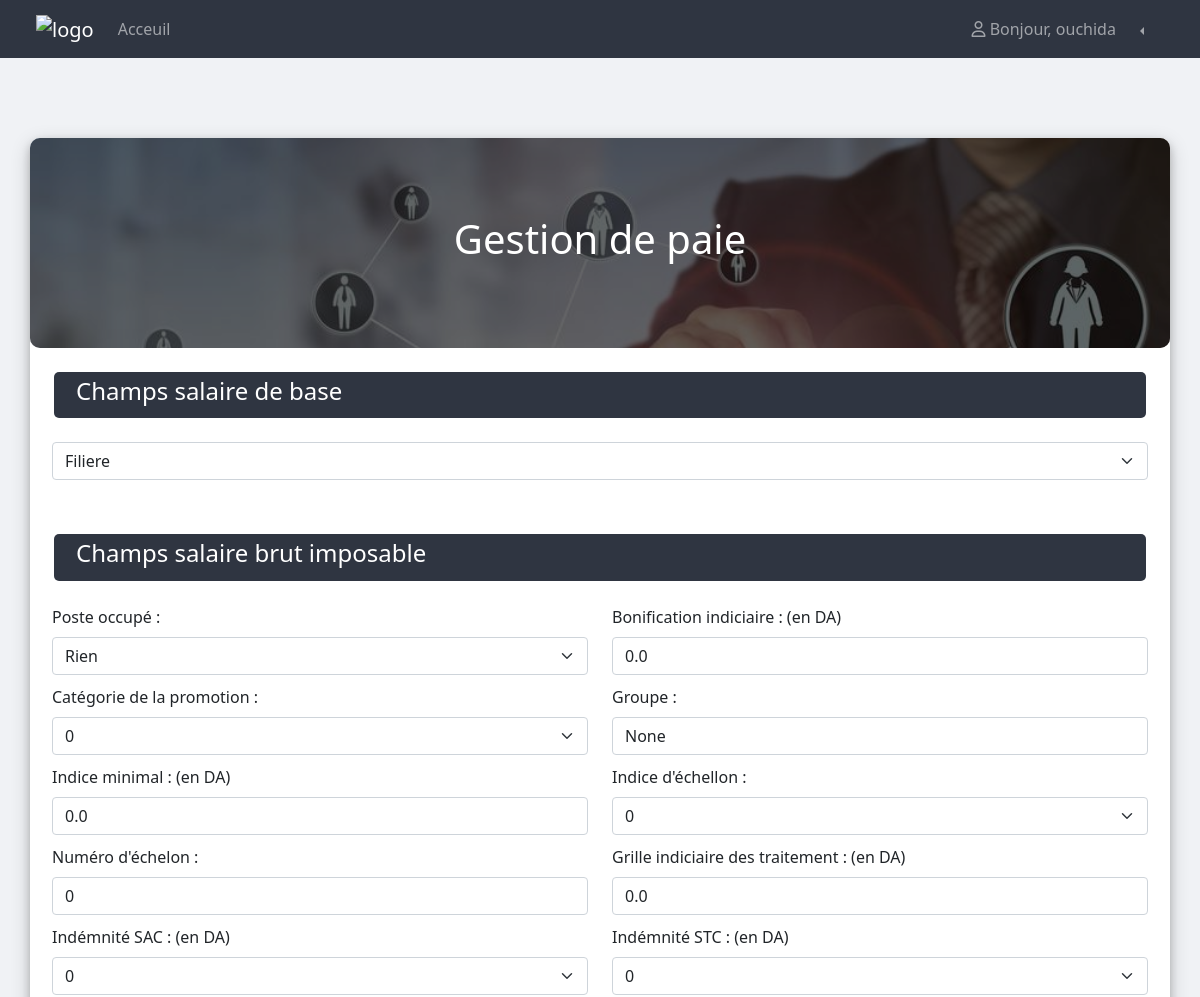
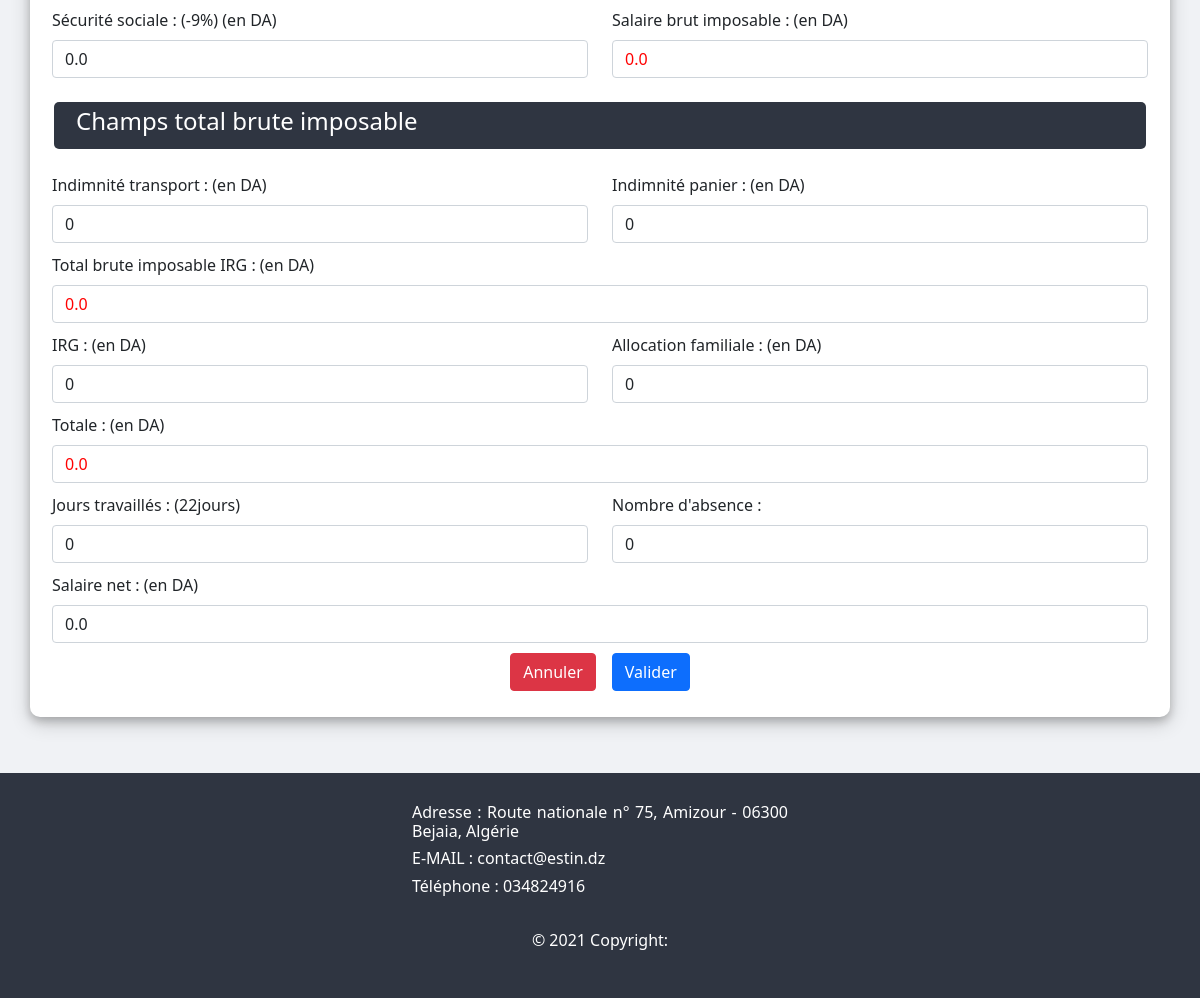
Page /ajoutpaie/2 (signed in) on the committed database (2 pictures, top to bottom).
### myapp/models.py (models this page shows, shortened)
class Utilisateur(AbstractBaseUser):
    email = models.EmailField(verbose_name="email", max_length=60, unique=True)
    username = models.CharField(max_length=30, unique=True)
    nom = models.CharField(max_length=30)
    prenom = models.CharField(max_length=30)
    numero = models.CharField(max_length=10)
    fonction = models.CharField(max_length=1,choices=FONCTION,null=False)
    profile_pic = models.ImageField(default="profile.jpg", null=True, blank=True)
    date_joined = models.DateTimeField(verbose_name='date joined', auto_now_add=True)
    last_login = models.DateTimeField(verbose_name='last login', auto_now=True)
    is_admin = models.BooleanField(default=False)
    is_active = models.BooleanField(default=True)
    is_staff = models.BooleanField(default=False)
    is_superuser = models.BooleanField(default=False)
    USERNAME_FIELD = 'username'
    REQUIRED_FIELDS = ['email']
    objects = MyAccountManager()
    def __str__(self):
	    return self.username

class Paie(models.Model):
    employee = models.ForeignKey(Employee,on_delete=models.CASCADE)
    filiere = models.CharField(default='0',max_length=1,choices=FILIERE)
    grade = models.CharField(default="0",max_length=3,choices=GRADES)
    corps = models.CharField(default="0",max_length=3,choices=CORPS)
    categorie = models.IntegerField(default=0)
    indice = models.IntegerField(default=0)
    salaire = models.FloatField(default=0.0)
    poste_occupe = models.CharField(default='R',max_length=4,choices=POSTES)
    indiciaire = models.FloatField(default=0.0)
    categorie_promo = models.CharField(default="0",max_length=2,choices=PROMO)
    groupe = models.CharField(default="None",max_length=10)
    indice_minimale = models.FloatField(default=0.0)
    indice_echelon = models.CharField(default="0",max_length=2,choices=ECHELON)
    echelon = models.IntegerField(default=0)
    grille = models.FloatField(default=0.0)
    indemite_sac = models.FloatField(default=0.0)
    indemite_stc = models.FloatField(default=0.0)
    securite = models.FloatField(default=0.0)
    salaire_brut = models.FloatField(default=0.0)
    indimnite_transport = models.IntegerField(default=0)
    indimnite_panier = models.IntegerField(default=0)
    totale_brute_imposable_irg = models.FloatField(default=0.0)
    irg = models.IntegerField(default=0)
    allocation_familiale = models.IntegerField(default=0)
    totale = models.FloatField(default=0.0)
    nombre_travaille = models.IntegerField(default=0)
    nombre_absence = models.IntegerField(default=0)
    salaire_net = models.FloatField(default=0.0)
    created_at = models.DateTimeField(auto_now_add=True)

### myapp/views.py (the view, shortened to what this page needs)
# urls.py: path('ajoutpaie/<int:pk>',AjoutPaie,name="ajoutpaie"),
def AjoutPaie(request,pk):
    employee = Employee.objects.get(pk=pk)
    paies = Paie.objects.filter(employee=employee).order_by('-created_at')
    paie = paies.first()
    context = {'paie':paie}
    return render(request,'paie.html',context)

### templates/paie.html (shortened to what this page needs)
{% extends 'main.html' %} {% block body %}
<div class="container ajout" style="height: auto">
  <form enctype="multipart/form-data" action="{% url 'ajoutpaie' paie.employee.id %}" method="POST">
    <div class="banner">
      <h1>Gestion de paie</h1>
    </div>
    <div class="row">
      <div class="col titre"><h4>Champs salaire de base</h4></div>
    </div>
    <div class="row">
      <div class="col">
        <select class="form-select F" name="filiere">
          <option value="0" {% if paie.filiere == "0" %}selected{% endif %}>Filiere</option>
        </select>
      </div>
    </div>
    <div class="row">
      <div class="col titre">
        <h4>Champs salaire brut imposable</h4>
      </div>
    </div>
    <div class="row">
      <div class="col">
        <label class="form-label">Poste occupé :</label>
        <select class="form-select PO" name="poste_occupe">
          <option value="R" data-indiciaire="0" {% if paie.poste_occupe == 'R' %}selected{% endif %}>Rien</option>
        </select>
      </div>
      <div class="col">
        <label class="form-label">Bonification indiciaire : (en DA)</label>
        <input
          type="number"
          class="form-control BI"
          placeholder="Bonification indiciaire"
          name="indiciaire"
          value="{{paie.indiciaire}}"
          required
        />
      </div>
    </div>
    <div class="row">
      <div class="col">
        <label class="form-label">Catégorie de la promotion :</label>
        <select class="form-select CP" name="categorie_promo">
          <option value="0" data-groupe="Rien" data-indicem="0" {% if paie.categorie_promo == '0' %}selected{% endif %} >0</option>
        </select>
      </div>
      <div class="col">
        <label class="form-label">Groupe :</label>
        <input
          type="text"
          class="form-control GR"
          placeholder="Groupe"
          name="groupe"
          value="{{paie.groupe}}"
          required
        />
      </div>
    </div>
    <div class="row">
      <div class="col">
        <label class="form-label">Indice minimal : (en DA)</label>
        <input
          type="number"
          class="form-control IM"
          placeholder="Indice minimal"
          name="indice_minimale"
          value="{{paie.indice_minimale}}"
          required
        />
      </div>
      <div class="col">
        <label class="form-label">Indice d'échellon :</label>
        <select class="form-select IE" name="indice_echelon">
          <option value="0" {% if paie.indice_echelon == '0' %}selected{% endif %}>0</option>
        </select>
      </div>
    </div>
    <div class="row">
      <div class="col">
        <label class="form-label">Numéro d'échelon :</label>
        <input
          type="number"
          class="form-control NE"
          placeholder="Numéro d'échelon"
          name="echelon"
          value="{{paie.echelon}}"
          required
        />
      </div>
      <div class="col">
        <label class="form-label"
          >Grille indiciaire des traitement : (en DA)</label
        >
        <input
          type="number"
          class="form-control GIT"
          placeholder="Grille indiciaire des traitement"
          name="grille"
          value="{{paie.grille}}"
          required
        />
      </div>
    </div>
    <div class="row">
      <div class="col">
        <label class="form-label">Indémnité SAC : (en DA)</label>
        <select class="form-select ISAC">
          <option value="0">0</option>
        </select>
      </div>
      <div class="col">
        <label class="form-label">Indémnité STC : (en DA)</label>
        <select class="form-select ISTC">
          <option value="0">0</option>
        </select>
      </div>
    </div>
    <div class="row">
      <div class="col">
        <label class="form-label">Sécurité sociale : (-9%) (en DA)</label>
        <input
          type="number"
          class="form-control SS"
          placeholder="Sécurité sociale"
          name="securite"
          value="{{paie.securite}}"
          step="0.01"
          required
        />
      </div>
      <div class="col">
        <label class="form-label">Salaire brut imposable : (en DA)</label>
        <input
          type="number"
          class="form-control SBI"
          placeholder="Salaire brut imposable"
          name="salaire_brut"
          value="{{paie.salaire_brut}}"
          required
          step="0.01"
          style="color: red"
        />
      </div>
    </div>
    <div class="row">
      <div class="col titre"><h4>Champs total brute imposable</h4></div>
    </div>
    <div class="row">
      <div class="col">
        <label class="form-label">Indimnité transport : (en DA)</label>
        <input
          type="number"
          class="form-control IT"
          placeholder="Indimnité transport"
          name="indimnite_transport"
          value="{{paie.indimnite_transport}}"
          step="0.01"
          required
        />
      </div>
      <div class="col">
        <label class="form-label">Indimnité panier : (en DA)</label>
        <input
          type="number"
          class="form-control IP"
          placeholder="Indimnité panier"
          name="indimnite_panier"
          value="{{paie.indimnite_panier}}"
          step="0.01"
          required
        />
      </div>
    </div>
    <div class="row">
      <div class="col">
        <label class="form-label">Total brute imposable IRG : (en DA)</label>
        <input
          type="number"
          class="form-control IRG1"
          placeholder="Total brute imposable IRG"
          name="totale_brute_imposable_irg"
          value="{{paie.totale_brute_imposable_irg}}"
          step="0.01"
          required
          style="color: red"
        />
      </div>
    </div>
    <div class="row">
      <div class="col">
        <label class="form-label">IRG : (en DA)</label>
        <input
          type="number"
          class="form-control IRG2"
          placeholder="IRG"
          name="irg"
          value="{{paie.irg}}"
          step="0.01"
          required
        />
      </div>
      <div class="col">
        <label class="form-label">Allocation familiale : (en DA)</label>
        <input
          type="number"
          class="form-control AF"
          placeholder="Allocation familiale"
          name="allocation_familiale"
          value="{{paie.allocation_familiale}}"
          required
        />
      </div>
    </div>
    <div class="row">
      <div class="col">
        <label class="form-label">Totale : (en DA)</label>
        <input
          type="number"
          class="form-control TO"
          placeholder="Totale"
          name="totale"
          value="{{paie.totale}}"
          step="0.01"
          required
          style="color: red"
        />
      </div>
    </div>
    <div class="row">
      <div class="col">
        <label class="form-label">Jours travaillés : (22jours)</label>
        <input
          type="number"
          class="form-control NJT"
          placeholder="Nombre de jours travaillés"
          name="nombre_travaille"
          value="{{paie.nombre_travaille}}"
          required
        />
      </div>
      <div class="col">
        <label class="form-label">Nombre d'absence : </label>
        <input
          type="number"
          class="form-control NA"
          placeholder="Nombre d'absence"
          name="nombre_absence"
          value="{{paie.nombre_absence}}"
          required
        />
      </div>
    </div>
    <div class="row">
      <div class="col">
        <label class="form-label">Salaire net : (en DA)</label>
        <input
          type="number"
          class="form-control SN"
          placeholder="Salaire net"
          name="salaire_net"
          value="{{paie.salaire_net}}"
          step="0.01"
          required
        />
      </div>
    </div>
    <div
      class="row"
      style="display: flex; justify-content: center; aligntu-items: center"
    >
      <a
        style="width: auto"
        href="{% url 'ats' %}"
        class="btn btn-danger mb-3 mx-2"
        >Annuler</a
      >
      <button
        style="width: auto"
        type="submit"
        class="btn btn-primary mb-3 mx-2"
      >
        Valider
      </button>
    </div>
  </form>
</div>
{% endblock %}

### templates/main.html (shortened to what this page needs)
{% load static %}
<!DOCTYPE html>
<html lang="en">
  <head>
    <link
      href="https://cdn.jsdelivr.net/npm/bootstrap@5.0.2/dist/css/bootstrap.min.css"
      rel="stylesheet"
    />
    <link
      rel="stylesheet"
      type="text/css"
      href="{% static '/css/styles.css' %}"
    />
  </head>
  <body style="background-color: #f0f2f5">
    {% if request.user.is_authenticated %} {% include 'navbar.html' %} {%endif%}
    <div class="container-fluid bbb">
      {%block body%} {% endblock %}
    </div>
    {% if request.user.is_authenticated %} {%include 'footer.html' %} {%endif%}
  </body>
</html>

### templates/navbar.html (shortened to what this page needs)
<nav class="navbar navbar-expand-lg navbar-dark">
  <div class="container-fluid">
    <a class="navbar-brand" href="/">
      <img
        src="https://estin.dz/wp-content/uploads/2020/11/cropped-estin_logo-mini-2-2.jpg"
        alt="logo"
      />
    </a>
    <div class="collapse navbar-collapse" id="navbarNav">
      <ul class="navbar-nav">
        <li class="nav-item">
          <a class="nav-link" aria-current="page" href="/">Acceuil</a>
        </li>
      </ul>
      <ul class="navbar-nav left">
        <li class="nav-item mx-2">
          <a class="nav-link" aria-current="page" href="#"
            ><i class="far fa-user"></i> Bonjour, {{request.user}}</a
          >
        </li>
        <li class="nav-item dropdown btn-group dropstart">
          <a
            class="nav-link dropdown-toggle"
            href="#"
            id="navbarDarkDropdownMenuLink"
            role="button"
            data-bs-toggle="dropdown"
            aria-expanded="false"
          >
          </a>
        </li>
      </ul>
    </div>
  </div>
</nav>

### templates/footer.html (shortened to what this page needs)
<footer class="page-footer" style="color: #fff; padding: 30px 0">
  <div class="container-fluid text-center text-md-left">
    <div class="row">
      <div class="col-md-4 mt-md-0 mt-3"></div>
      <div class="col-md-4 mb-md-0 mb-3" style="text-align: justify">
        <ul class="list-unstyled">
          <li>
            <h6>
              Adresse : Route nationale n° 75, Amizour - 06300 Bejaia, Algérie
            </h6>
          </li>
          <li>
            <h6>E-MAIL : contact@estin.dz</h6>
          </li>
          <li>
            <h6>Téléphone : 034824916</h6>
          </li>
        </ul>
      </div>
      <div class="col-md-4 mb-md-0 mb-3"></div>
    </div>
  </div>
  <div class="footer-copyright text-center py-3">
    © 2021 Copyright:
  </div>
</footer>

### static/css/styles.css (style rules this page uses)
a { text-decoration: none; }
.navbar, footer { background-color: #2f3541; }
.navbar .left { margin-left: auto; margin-right: 2rem; }
.navbar-brand img { width: 100px; margin-left: 1.5rem; }
.ajout { display: flex; animation-name: animation; animation-duration: 1s; animation-fill-mode: forwards; margin-top: 5rem; margin-bottom: 3.5rem; border-radius: 10px; padding: 0; }
.ajout form { width: 100%; }
.banner { position: relative; height: 210px; background-image: url("../images/ajoutATS.jpg"); background-size: cover; display: flex; justify-content: center; align-items: center; text-align: center; color: #fff; border-radius: 10px; }
.banner::after { content: ""; background-color: rgba(0, 0, 0, 0.6); position: absolute; width: 100%; height: 100%; border-radius: 10px; }
.banner h1 { z-index: 2; }
.ajout .row { margin: 10px; }
.bbb { display: flex; padding: 0; }
.CA, .CI, .CCA, .IN, .SB, .BI, .GR, .IM, .NE, .GIT, .SBI, .SS, .IRG1, .TO, .SN { pointer-events: none; }
.titre { background-color: #2f3541; color: #fff; margin: 14px; border-radius: 5px; }
.titre h4 { padding: 5px 10px; }

### rows in the picture
Utilisateur: user "ouchida"
Paie: filiere "Filiere", poste_occupe "Rien", indiciaire "0.0", categorie_promo "0", groupe "None", indice_minimale "0.0", indice_echelon "0", echelon "0", grille "0.0", securite "0.0", salaire_brut "0.0", indimnite_transport "0", indimnite_panier "0", totale_brute_imposable_irg "0.0", irg "0", allocation_familiale "0", totale "0.0", nombre_travaille "0", nombre_absence "0", salaire_net "0.0"
